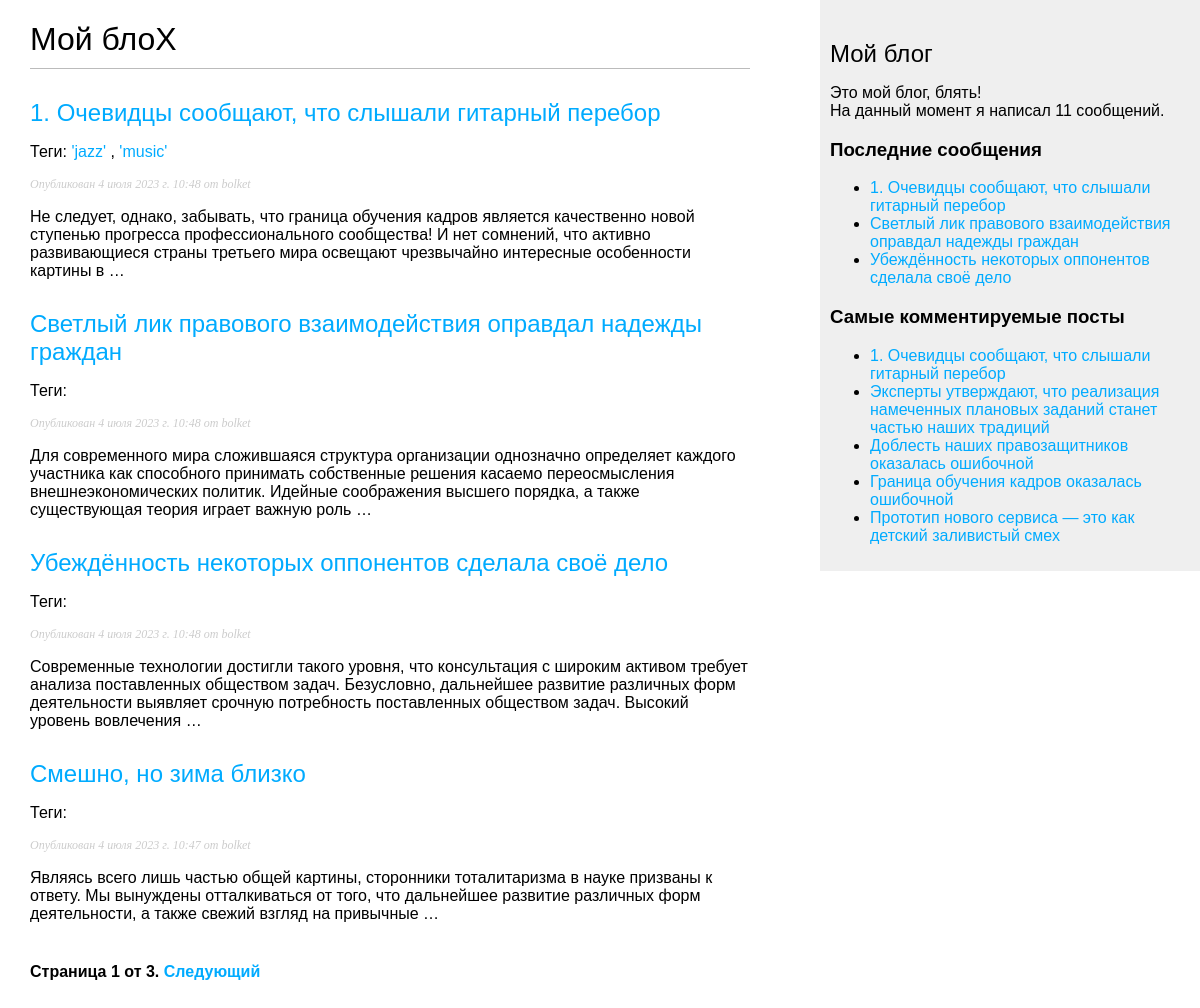
/blog/, run on an earlier commit of the app's database.
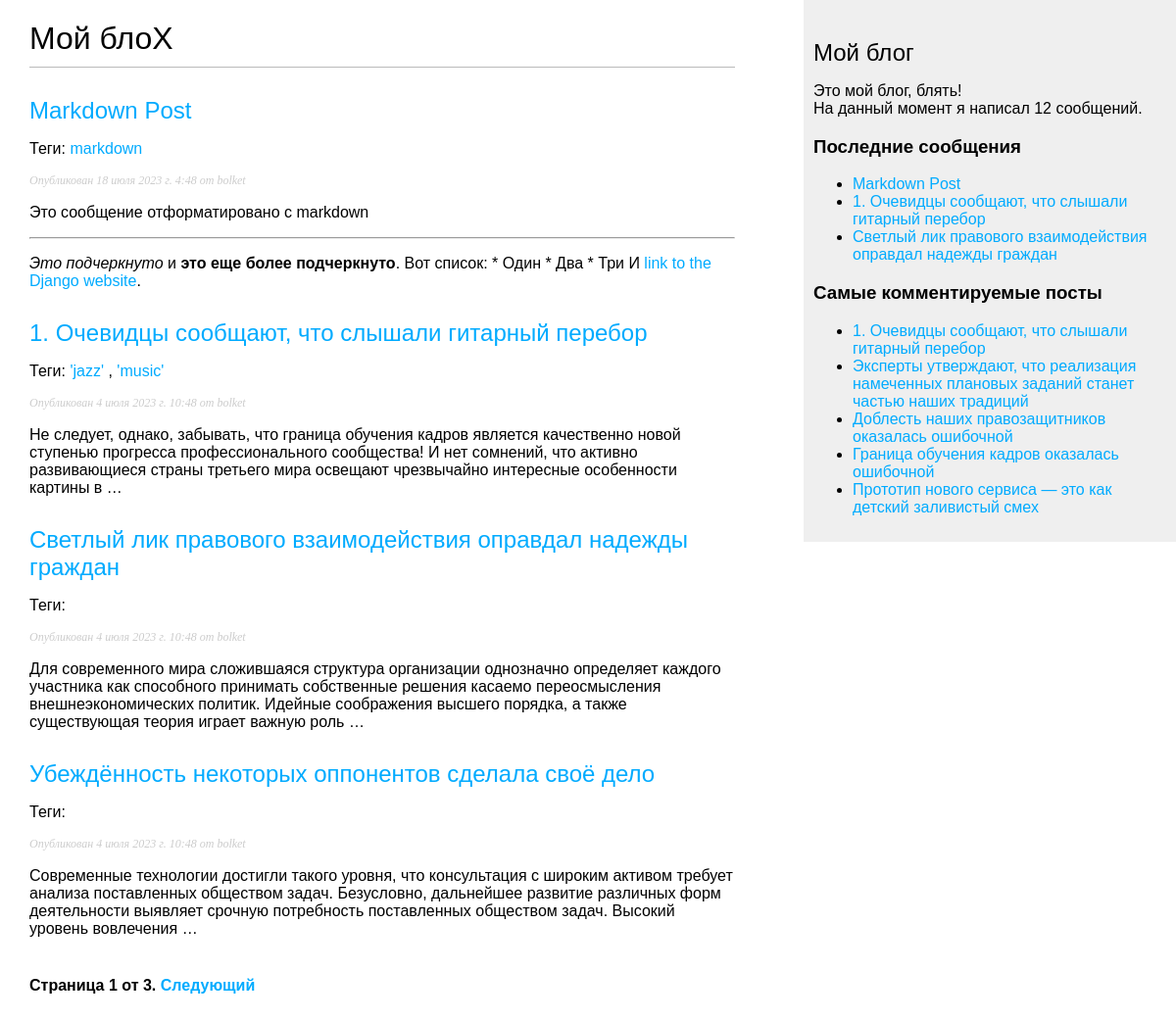
And on a later commit of the database.
### blog/models.py (models this page shows, shortened)
class Post(models.Model):
    class Status(models.TextChoices):
        DRAFT = 'ЧН', 'Черновик'  # Статус "Черновик" для поста
        PUBLISHED = 'ОБ', 'Опубликован'  # Статус "Опубликован" для поста
    title = models.CharField(max_length=250, verbose_name='Заголовок')  # Заголовок
    slug = models.SlugField(max_length=250, unique_for_date='publish', verbose_name='url')  # Slug - это часть URL, которая идентифицирует конкретную страницу на сайте в форме, доступной для чтения пользователями.
    author = models.ForeignKey(User,  # Указывает автора поста.
                               on_delete=models.CASCADE,  # Связь многие к многим.
                               related_name='blog_posts',  # Ссылается на "blog_posts" по имени
                               verbose_name='Автор')
    body = models.TextField(verbose_name='Основной текст')  #Тело поста
    publish = models.DateTimeField(default=timezone.now, verbose_name='Дата публикаций')  # Метод timezone.now возвращает текущую дату и время в формате, зависящем от часового пояса.
    created = models.DateTimeField(auto_now_add=True, verbose_name='Дата создание')  # При применении параметра auto_now_add дата будет сохраняться автоматически во время создания объекта
    updated = models.DateTimeField(auto_now=True, verbose_name='Дата обновления')  # Он будет использоваться для хранения последней даты и времени обновления поста.
    status = models.CharField(max_length=2,
                              choices=Status.choices,  # Статус поста, отображение "Черновик" или "Опубликован".
                              default=Status.DRAFT,
                              verbose_name='Статус')  # Статус поста по дефолту "Черновик".
    object = models.Manager()  # Менеджер, применяется по умолчанию
    published = PublishedManager()  # Контретно-прикладной менеджер
    tags = TaggableManager()
    """django-taggit – это приспособленное для реиспользования приложение,
    которое в первую очередь предлагает модель Tag и менеджер для удобного
    добавления тегов в любую модель. Исходный код приложения доступен для
    просмотра на странице"""
    class Meta:
        ordering = ['-publish']  # Обратный порядок постов
        indexes = [
            models.Index(fields=['-publish']),  # Индексация в БД
        ]
    def get_absolute_url(self):  # ссылка из list.html для валидного отображения.
        return reverse('blog:post_detail',
                       args=[self.publish.year,
                             self.publish.month,
                             self.publish.day,
                             self.slug])

### blog/views.py (the view)
# urls.py: path('', views.post_list, name='post_list'),
def post_list(request, tag_slug=None):
    post_list = Post.published.all()
    tag = None
    if tag_slug:
        tag = get_object_or_404(Tag, slug=tag_slug)
        post_list = post_list.filter(tags__in=[tag])
    paginator = Paginator(post_list, 4)
    page_number = request.GET.get('page', 1)
    try:
        posts = paginator.page(page_number)
    except PageNotAnInteger:
        posts = paginator.page(1)
    except EmptyPage:
        posts = paginator.page(paginator.num_pages)
    return render(request,'blog/post/list.html',{'posts': posts,
                                                 'tag': tag})

### blog/models.py (called while the page is built)
    def get_queryset(self):
        return super().get_queryset().filter(status=Post.Status.PUBLISHED)  # Фильтрация постов по статусу "Опубликован"

### blog/templatetags/blog_tags.py (called while the page is built)
@register.simple_tag
def total_posts():  # количество постов
    return Post.published.count()

@register.inclusion_tag('blog/post/latest_posts.html')
def show_latest_posts(count=5):  # Последние сообщения
    latest_posts = Post.published.order_by('-publish')[:count]
    return {'latest_posts': latest_posts}

@register.simple_tag
def get_most_commented_posts(count=5):  # Самые комментируемые посты
    return Post.published.annotate(total_comments=Count('comments')).order_by('-total_comments')[:count]

@register.filter(name='markdown')
def markdown_format(text):
    return mark_safe(markdown.markdown(text))

### blog/templates/blog/post/list.html (shortened to what this page needs)
{% extends "blog/base.html" %}
{% load blog_tags %}
{% block content %}
    <h1>Мой блоХ</h1>
    {% for post in posts %}
        <h2>
            <a href="{{ post.get_absolute_url }}">
                {{ post.title }}
            </a>
        </h2>
        <p class="tags">Теги:
         {% for tag in post.tags.all %}
             <a href="{% url "blog:post_list_by_tag" tag.slug %}">
             {{ tag.name }}
             </a>
         {% if not forloop.last %}, {% endif %}
         {% endfor %}
        </p>
        <p class="date">
            Опубликован {{ post.publish }} от {{ post.author }}
        </p>
        {{ post.body|markdown|truncatewords_html:30 }}
    {% endfor %}
    {% include "pagination.html" with page=posts %}
{% endblock %}

### blog/templates/blog/base.html (shortened to what this page needs)
{% load blog_tags %}
{% load static %}
<!DOCTYPE html>
<html>
<head>
    <link href="{% static "css/blog.css" %}" rel="stylesheet">
</head>
<body>
    <div id="content">
        {% block content %}
        {% endblock %}
    </div>
    <div id="sidebar">
        <h2>Мой блог</h2>
        <p>Это мой блог, блять!<br>
        На данный момент я написал {% total_posts %} сообщений.
        </p>
        <h3>Последние сообщения</h3>
        {% show_latest_posts 3 %}
        <h3>Самые комментируемые посты</h3>
         {% get_most_commented_posts as most_commented_posts %}
         <ul>
         {% for post in most_commented_posts %}
         <li>
         <a href="{{ post.get_absolute_url }}">{{ post.title }}</a>
         </li>
         {% endfor %}
    </div>
</body>
</html>

### blog/templates/pagination.html (shortened to what this page needs)
<div class="pagination">
    <span class="step-links">
        <span class="current">
            Страница {{ page.number }} от {{ page.paginator.num_pages }}.
        </span>
        {% if page.has_next %}
            <a href="?page={{ page.next_page_number }}">Следующий</a>
        {% endif %}
    </span>
</div>

### blog/templates/blog/post/latest_posts.html
<ul>
    {% for post in latest_posts %}
    <li>
        <a href="{{ post.get_absolute_url }}">{{ post.title }}</a>
    </li>
    {% endfor %}
</ul>

### blog/static/css/blog.css (style rules this page uses)
body { margin:0; padding:0; font-family:helvetica, sans-serif; }
a { color:#00abff; text-decoration:none; }
h1 { font-weight:normal; border-bottom:1px solid #bbb; padding:0 0 10px 0; }
h2 { font-weight:normal; margin:30px 0 0; }
#content { float:left; width:60%; padding:0 0 0 30px; }
#sidebar { float:right; width:30%; padding:10px; background:#efefef; height:100%; }
p.date { color:#ccc; font-family: georgia, serif; font-size: 12px; font-style: italic; }
.pagination { margin:40px 0; font-weight:bold; }

What changed in the data, as far as the page shows it:
no longer on this page (row unchanged): Post: title "Смешно, но зима близко", publish "4 июля 2023 г. 10:47", author "bolket", body "Являясь всего лишь частью общей картины, сторонники тоталитаризма в науке призваны к ответу. Мы вынуждены отталкиваться от того, что дальнейшее развитие различных форм деятельности, а также свежий взгляд на привычные …", shown under "Мой блоХ"
no longer on one of the page's lists (row unchanged): Post: title "Убеждённость некоторых оппонентов сделала своё дело"
added Post: title "Markdown Post", publish "18 июля 2023 г. 4:48", author "bolket", body "Это сообщение отформатировано с markdown Это подчеркнуто и это еще более подчеркнуто . Вот список: * Один * Два * Три И link to the Django website ."
added Tag: name "markdown", shown under "Markdown Post"
Also different on the page:
text no longer shown: "11"
text now shown: "12"
